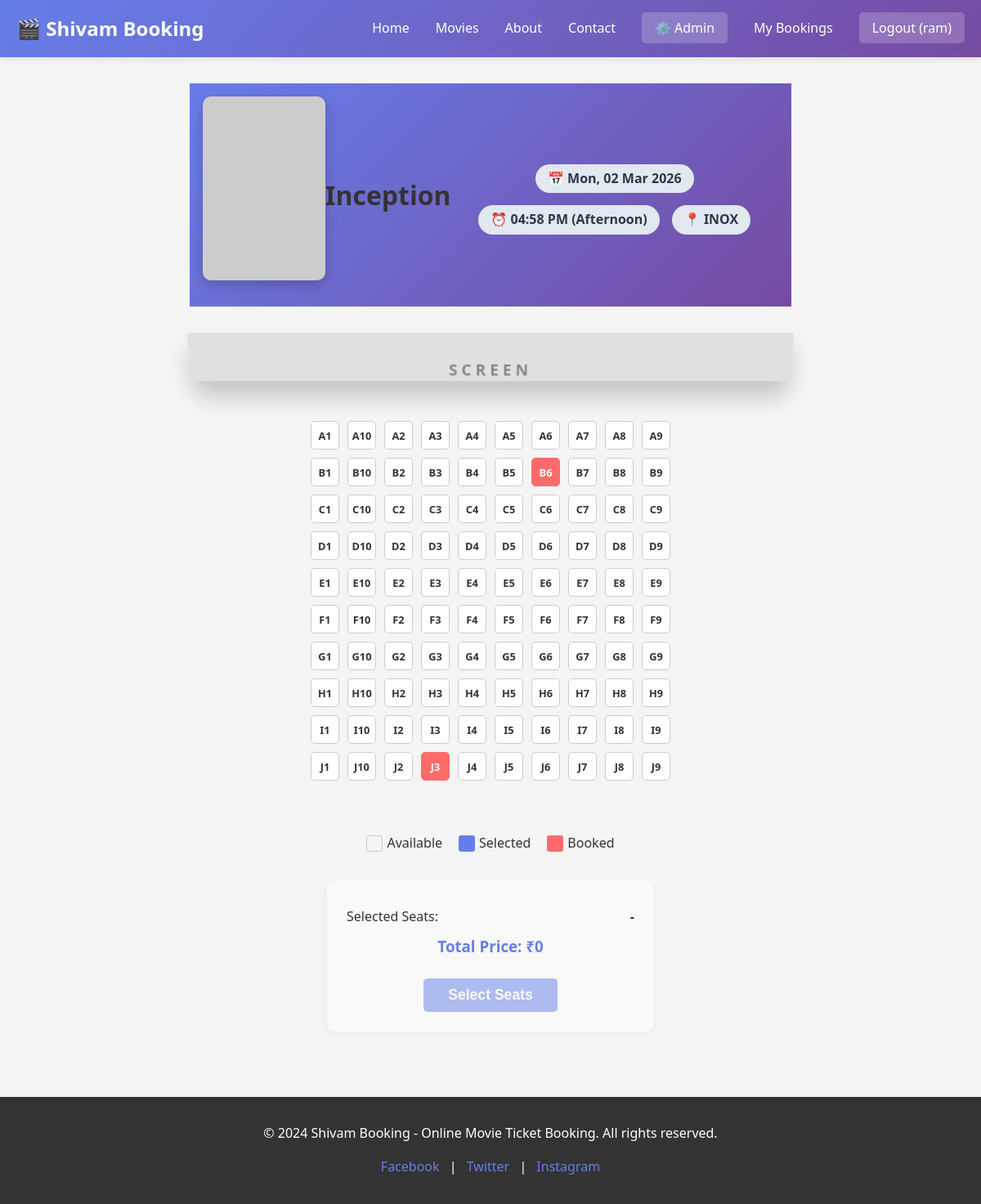
The page /book/37 (signed in) on the database as committed earlier.
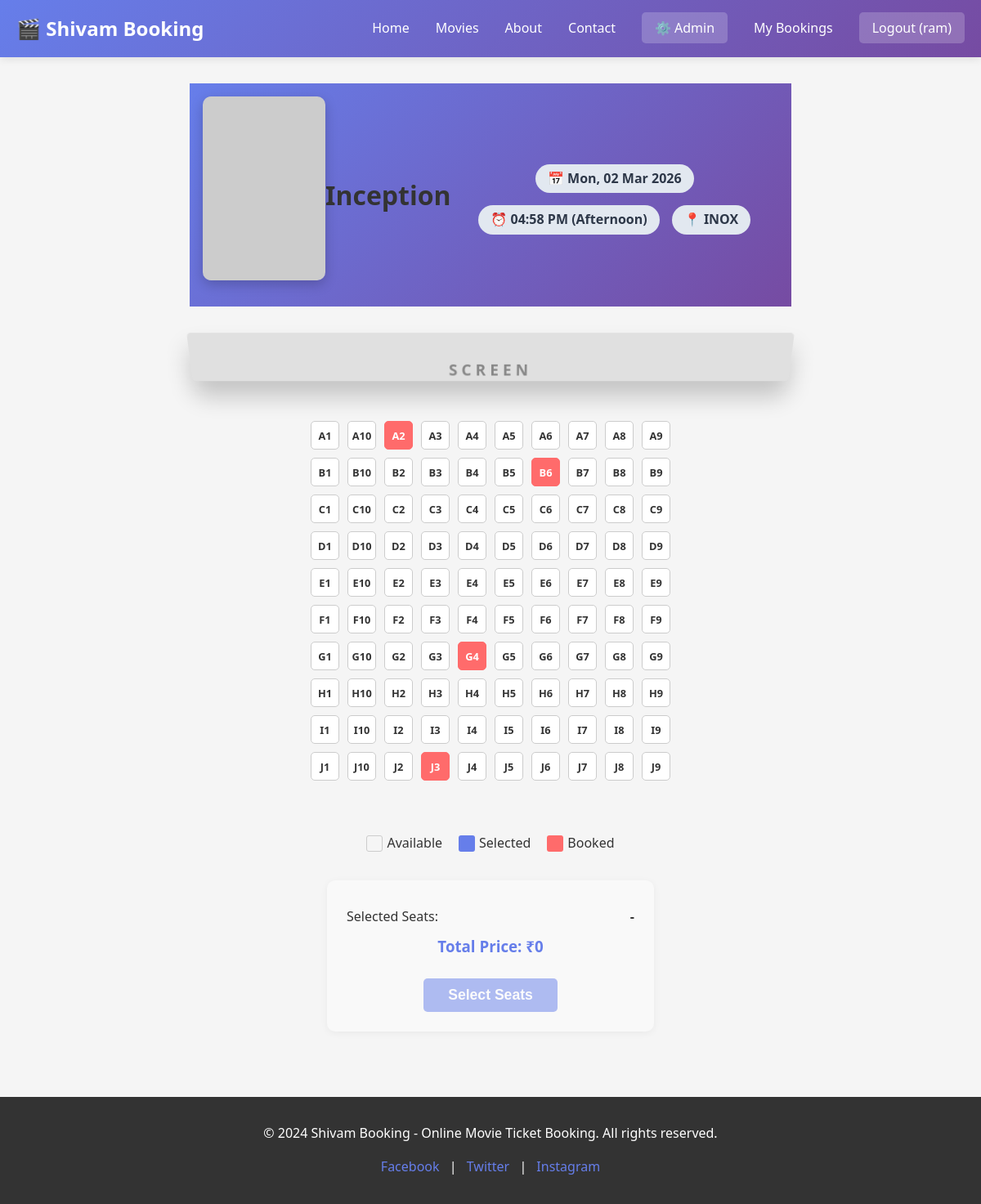
The same page on the database as committed later.
### tables this page shows
CREATE TABLE seats (
                id INTEGER PRIMARY KEY AUTOINCREMENT,
                show_id INTEGER NOT NULL,
                seat_number TEXT NOT NULL,
                is_booked INTEGER DEFAULT 0,
                booked_by INTEGER,
                UNIQUE(show_id, seat_number),
                FOREIGN KEY(show_id) REFERENCES shows(id),
                FOREIGN KEY(booked_by) REFERENCES users(id)
            );

### app/routes.py (the view)
@booking_bp.route('/book/<int:show_id>')
def book_seats(show_id):
    if 'user_id' not in session:
        return redirect(url_for('auth.login'))
    show = Show.get_show_by_id(show_id)
    movie = Movie.get_movie_by_id(show[1])
    seats = Show.get_all_seats(show_id)
    show_dt = datetime.fromisoformat(show[3].replace('Z', '+00:00'))
    show_date = show_dt.strftime('%a, %d %b %Y')
    show_time = show_dt.strftime('%I:%M %p')
    hour = show_dt.hour
    if hour < 12:
        shift = "Morning"
    elif 12 <= hour < 17:
        shift = "Afternoon"
    elif 17 <= hour < 21:
        shift = "Evening"
    else:
        shift = "Night"
    seats_list = []
    for seat in seats:
        seats_list.append({
            'id': seat[0],
            'seat_number': seat[2],
            'is_booked': bool(seat[3])
        })
    return render_template('book_seats.html', show_id=show_id, movie=movie,
                         show=show, seats=seats_list, show_date=show_date, show_time=show_time, shift=shift,
                         is_logged_in=True, username=session.get('username'))

### app/models.py (called while the page is built)
    @staticmethod
    def get_movie_by_id(movie_id):
        conn = sqlite3.connect(DATABASE, timeout=30)
        try:
            cursor = conn.cursor()
            cursor.execute('SELECT * FROM movies WHERE id = ?', (movie_id,))
            return cursor.fetchone()
        finally:
            conn.close()

    @staticmethod
    def get_show_by_id(show_id):
        conn = sqlite3.connect(DATABASE, timeout=30)
        try:
            cursor = conn.cursor()
            cursor.execute('SELECT * FROM shows WHERE id = ?', (show_id,))
            return cursor.fetchone()
        finally:
            conn.close()

    @staticmethod
    def get_all_seats(show_id):
        conn = sqlite3.connect(DATABASE, timeout=30)
        try:
            cursor = conn.cursor()
            cursor.execute('SELECT * FROM seats WHERE show_id = ?', (show_id,))
            return cursor.fetchall()
        finally:
            conn.close()

### templates/book_seats.html (shortened to what the changed rows need)
{% extends 'base.html' %}  {% block content %}
<div class="container" style="max-width: 800px; padding: 2rem">
  <div class="booking-header" style="text-align: center; margin-bottom: 2rem">
    <h1 style="color: #333">{{ movie[1] }}</h1>
  </div>
  <div
    class="seats-container"
    style="display: flex; justify-content: center; margin-bottom: 2rem"
  >
    <div
      class="seats-grid"
      style="display: grid; grid-template-columns: repeat(10, 1fr); gap: 10px"
    >
      {% for seat in seats %}
      <div
        class="seat {% if seat.is_booked %}booked{% endif %}"
        data-seat="{{ seat.seat_number }}"
        onclick="toggleSeat(this)"
        style="
          width: 35px;
          height: 35px;
          border: 1px solid #ccc;
          border-radius: 5px;
          display: flex;
          align-items: center;
          justify-content: center;
          font-size: 0.8rem;
          cursor: pointer;
          transition: all 0.2s;
          background: white;
        "
      >
        {{ seat.seat_number }}
      </div>
      {% endfor %}
    </div>
  </div>
</div>
{% endblock %}

Rows that differ between the two databases and show on the page:
changed seats (number 3 of 100 on the later page): is_booked 0 → 1 (drawn)
changed seats (number 65 of 100 on the later page): is_booked 0 → 1 (drawn)
